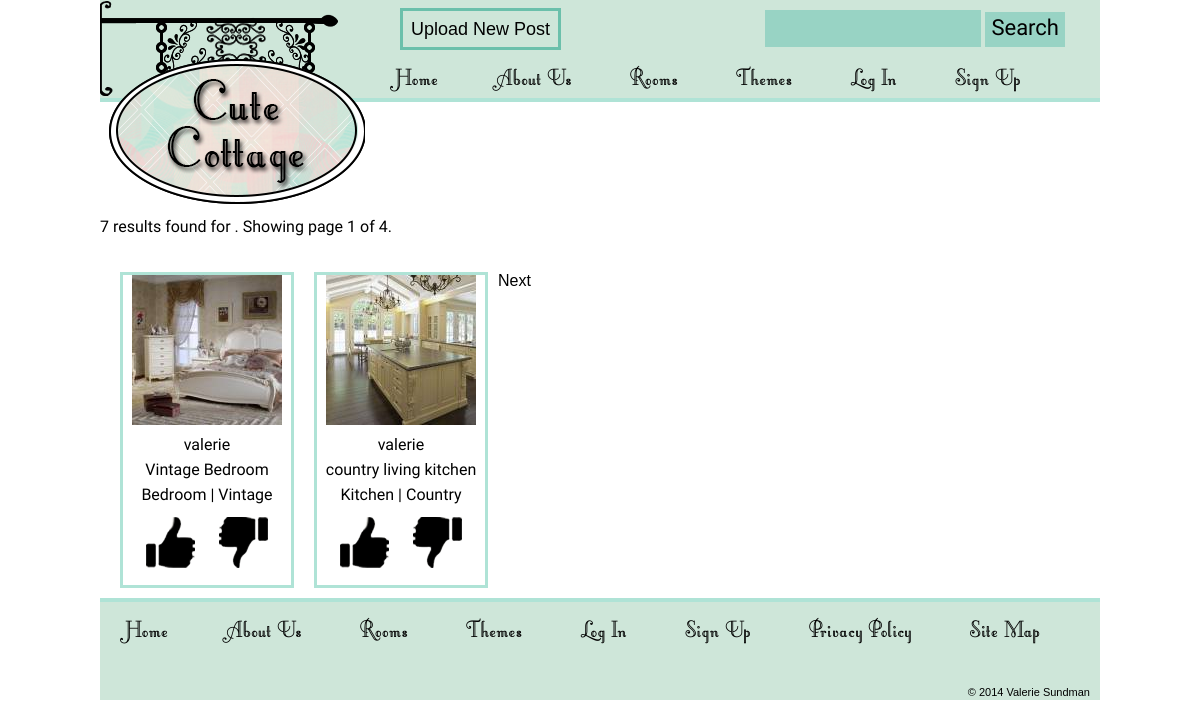
Screenshot of /search.php with the database file from the repository.
### tables this page shows
CREATE TABLE IF NOT EXISTS `posts` (
  `post_id` smallint(6) NOT NULL AUTO_INCREMENT,
  `title` varchar(40) NOT NULL,
  `user_id` smallint(6) NOT NULL,
  `description` varchar(250) NOT NULL,
  `date` date NOT NULL,
  `theme_id` smallint(6) NOT NULL,
  `room_id` smallint(6) NOT NULL,
  `weeklydecor` tinyint(1) NOT NULL,
  `image_key` varchar(40) NOT NULL,
  PRIMARY KEY (`post_id`)
);

CREATE TABLE IF NOT EXISTS `users` (
  `user_id` smallint(6) NOT NULL AUTO_INCREMENT,
  `username` varchar(50) NOT NULL,
  `password` varchar(40) NOT NULL,
  `email` varchar(254) NOT NULL,
  `userpic` text NOT NULL,
  `date_joined` date NOT NULL,
  `medium_img` text NOT NULL,
  PRIMARY KEY (`user_id`)
);

CREATE TABLE IF NOT EXISTS `rooms` (
  `room_id` smallint(6) NOT NULL AUTO_INCREMENT,
  `name` varchar(25) NOT NULL,
  PRIMARY KEY (`room_id`)
);

CREATE TABLE IF NOT EXISTS `themes` (
  `theme_id` smallint(6) NOT NULL AUTO_INCREMENT,
  `name` varchar(25) NOT NULL,
  PRIMARY KEY (`theme_id`)
);

### includes/functions.php (called while the page is built, shortened)
		<?php
function uploaded_image_path($key, $size_name = 'thumb_img', $is_path = true){
	if($is_path){
		return SITE_PATH . 'uploads/' .$key . '_' . $size_name . '.jpg';
	}else{
		return SITE_URL . 'uploads/' .$key . '_' . $size_name . '.jpg';
	}
}

### search.php (the view, shortened to what this page needs)
<?php require('includes/header.php');
$per_page = 2;
$page_number = 1;
?>
<main id="content">
	<?php
		$phrase = $_GET['phrase'];
		$query = "SELECT posts.post_id, posts.title, posts.description, posts.image_key, themes.name AS theme, rooms.name AS 			 room, users.username
				  FROM posts, themes, rooms, users
				  WHERE users.user_id = posts.user_id
				  AND posts.theme_id = themes.theme_id
				  AND posts.room_id = rooms.room_id
				  AND ( posts.title LIKE '%" . $phrase ."%'
				  		OR posts.description LIKE '%". $phrase . "%'
				  		OR themes.name LIKE '%" . $phrase . "%'
				  		OR rooms.name LIKE '%" . $phrase . "%' )
						ORDER BY posts.date DESC ";
		$result = $db->query($query);
		if( $result->num_rows >= 1  ){
			$totalposts = $result->num_rows;
			$max_page = ceil($totalposts / $per_page);
			if( $page_number <= $max_page ){
				$offset = ( $page_number - 1) * $per_page;
				$query_modified = $query . " LIMIT $offset, $per_page";
				$result_modified = $db->query($query_modified);
	?>
	<h1>Search Results</h1>
	<p class="success message">
		<?php echo $totalposts; ?> results found for <?php echo $phrase; ?>.
		Showing page <?php echo $page_number ?> of <?php echo $max_page ?>.
	</p>
		<section class="search-results">
		<?php while( $row = $result_modified->fetch_assoc() ){ ?>
			<article>
				<div class="uploadfeed">
				<img src="<?php echo uploaded_image_path( $row['image_key'], 'thumb_img', false); ?>"> <br>
				<a href="#"><?php echo $row['username']?></a> <br>
				 <?php echo $row['title'] ?> <br>
				 <?php echo $row['room'] ?> |
				 <?php echo $row['theme'] ?> <br>
				 <img src="images/thumbup.png" class="thumbs" />
				 <img src="images/thumbdown.png" class="thumbs"/>
				</div>
			</article>
		<?php } ?>
	</section>
	<?php
		$next_page = $page_number + 1;
	?>
	<section class="pagination">
		<?php
			 if( $page_number < $max_page  ){
		?>
			<a href="?phrase=<?php echo $phrase?>&amp;page=<?php echo $next_page ?>">Next</a>
		<?php } ?>
	</section>
	<?php
		}
	}
	else{
		echo 'Sorry, no posts found';
	}
	?>
</main>
<?php include('includes/footer.php'); ?>

### css/style.css (style rules this page uses)
body { margin: 0 auto; font-family: sans-serif; max-width: 1000px; }
h1 { background-image: url('../images/logo.png'); width: 265px; height: 203px; text-indent: -9999px; position: absolute; top: -20px; }
a { text-decoration: none; color: #000; }
#content p { font-family: 'Open Sans Condensed', sans-serif; font-size: 16px; line-height: 30px; padding-top: 0; margin: 0; padding-bottom: 10px; }
img { max-height: 100%; max-width: 100%; }
div.uploadfeed { height: 100%; min-height: 265px; width: 168px; border: 3px solid #afe3d6; text-align: center; line-height: 25px; font-family: 'Open Sans Condensed'; }
div.uploadfeed img.thumbs { padding: 10px; }
.search-results { width: 1000px; padding: 10px; margin: 0; }
.search-results article { float: left; padding: 10px; }

### rows the page displays
posts: image_key (picture), user.username "valerie", title "Vintage Bedroom", room.name "Bedroom", theme.name "Vintage"
posts: image_key (picture), user.username "valerie", title "country living kitchen", room.name "Kitchen", theme.name "Country"

### other values shown
$totalposts "7"
$page_number "1"
$max_page "4"
